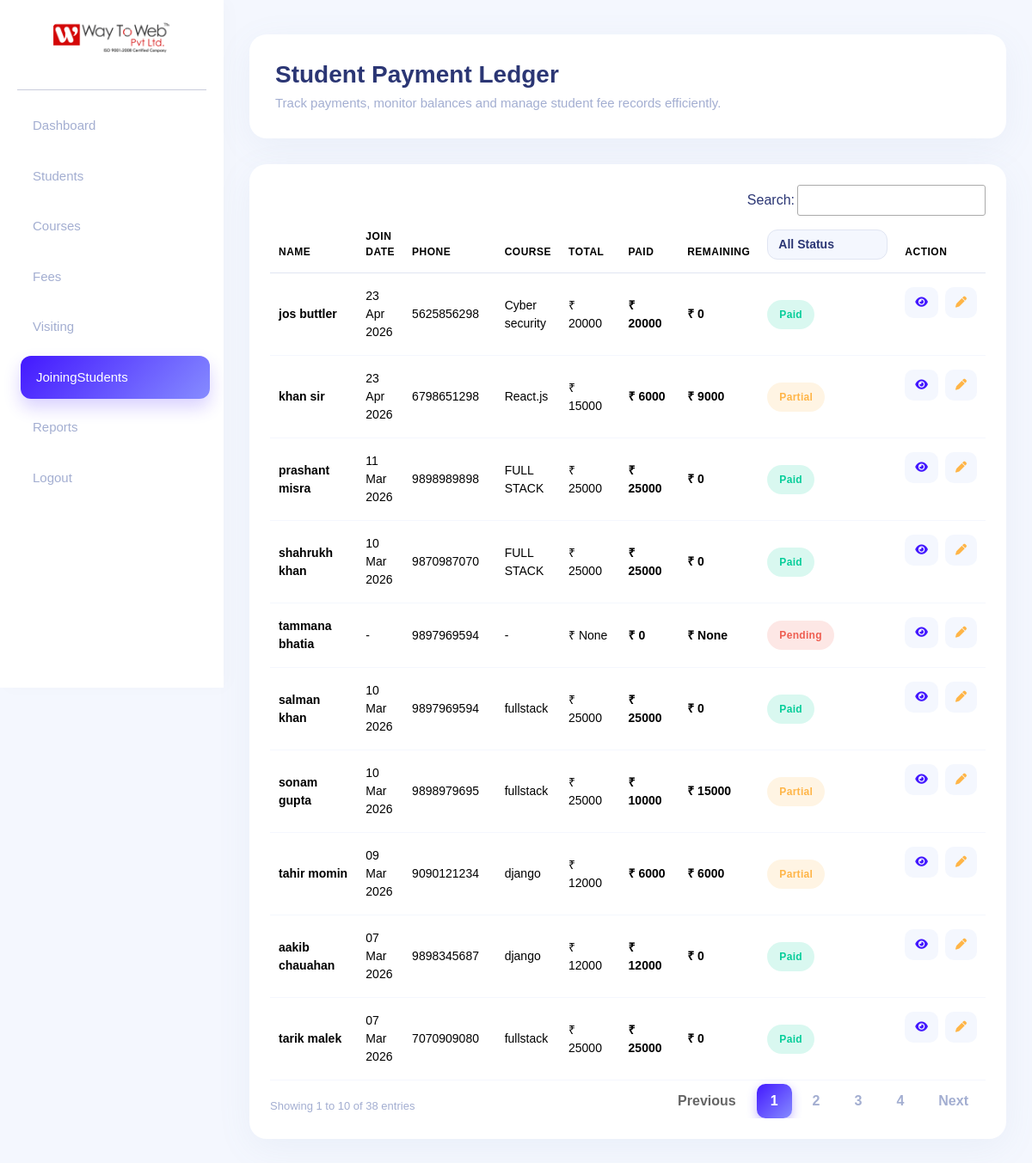
The app's page /JoiningStudents/ with its own data.
### appname/models.py (models this page shows, shortened)
class Student(models.Model):
    FNAME = models.CharField(max_length=50)
    LNAME = models.CharField(max_length=50)
    BIRTHDAY = models.DateField(null=True, blank=True)
    GENDER = models.CharField(max_length=10, blank=True)
    EMAIL = models.EmailField(unique=False)
    PHONE = models.CharField(max_length=10, blank=True)
    ADDRESS = models.CharField(max_length=200, blank=True)
    CITY = models.CharField(max_length=50, blank=True)
    COLLEGENAME = models.CharField(max_length=100, blank=True)
    QUALIFICATION = models.CharField(max_length=50, blank=True, null=True)
    BRANCH = models.CharField(max_length=50, blank=True)
    PASSING_YEAR = models.CharField(max_length=10, blank=True)
    TECHNOLOGY = models.CharField(max_length=50, blank=True)
    STATUS_CHOICES = [
        ('visiting', 'Visiting'),
        ('adjoining', 'Adjoining'),
        ('pending', 'Pending'),
        ('rejected', 'Rejected'),
    ]
    status = models.CharField(
        max_length=20,
        choices=STATUS_CHOICES,
        default='visiting'
    )
    visiting_at = models.DateTimeField(auto_now_add=True)
    joining_at = models.DateTimeField(null=True, blank=True)
    COURSE_CHOICES = [
        ('python', 'Python'),
        ('django', 'Django'),
        ('fullstack', 'Full Stack'),
    ]
    course = models.CharField(
        max_length=50,
        choices=COURSE_CHOICES,
        null=True,
        blank=True
    )
    total_fees = models.IntegerField(null=True, blank=True)
    paid_fees = models.IntegerField(default=0)
    remaining_fees = models.IntegerField(null=True, blank=True)
    payment_method = models.CharField(max_length=50, null=True, blank=True)

### appname/views.py (the view)
# urls.py: path("JoiningStudents/", JoiningStudents, name="JoiningStudents"),
def JoiningStudents(request):
    students = Student.objects.filter(status='adjoining').order_by('-id')
    total = students.count()
    return render(request, 'JoiningStudents.html', {
        'students': students,
        'total': total
    })

### templates/JoiningStudents.html (shortened to what this page needs)
{% load static %}
<!DOCTYPE html>
<html lang="en">
<head>
<link href="https://cdn.jsdelivr.net/npm/bootstrap@5.3.3/dist/css/bootstrap.min.css" rel="stylesheet">
<link rel="stylesheet" href="https://cdn.datatables.net/1.13.8/css/jquery.dataTables.min.css">
<link rel="stylesheet" href="https://cdn.datatables.net/buttons/2.4.2/css/buttons.dataTables.min.css">
<link href="https://cdnjs.cloudflare.com/ajax/libs/font-awesome/6.5.1/css/all.min.css" rel="stylesheet">
</head>
<body>
<div class="sidebar text-center" id="sidebar">
<div class="sidebar-logo">
    <img src="{% static 'images/logo.png' %}" alt="Way To Web">
</div>
<hr>
<a href="/dashboard/">Dashboard</a>
<a href="/students/">Students</a>
<a href="/courses/">Courses</a>
<a href="/fees/">Fees</a>
<a href="/visiting/">Visiting</a>
<a class="active" href="/JoiningStudents/">JoiningStudents</a>
<a href="/">Reports</a>
<a href="/">Logout</a>
</div>
<div class="main-content">
<div class="header-card">
<h2>Student Payment Ledger</h2>
<p>Track payments, monitor balances and manage student fee records efficiently.</p>
</div>
<div class="ledger-card">
<div class="table-responsive">
<table id="studentTable" class="table align-middle">
<thead>
<tr>
<th>Name</th>
<th>Join Date</th>
<th>Phone</th>
<th>Course</th>
<th>Total</th>
<th>Paid</th>
<th>Remaining</th>
<th>
<select id="statusFilter" class="form-select form-select-sm">
<option value="">All Status</option>
</select>
</th>
<th>Action</th>
</tr>
</thead>
<tbody>
{% for s in students %}
<tr>
<td>
    <a href="{% url 'student_view' s.id %}" style="text-decoration: none; color: inherit; transition: color 0.2s ease;" onmouseover="this.style.color='#4318ff'" onmouseout="this.style.color='inherit'">
        <strong>{{ s.FNAME }} {{ s.LNAME }}</strong>
    </a>
</td>
<td>{{ s.joining_at|date:"d M Y"|default:"-" }}</td>
<td>{{ s.PHONE }}</td>
<td>{{ s.course|default:"-" }}</td>
<td>₹ {{ s.total_fees }}</td>
<td class="amount-paid">₹ {{ s.paid_fees }}</td>
<td class="amount-remaining">₹ {{ s.remaining_fees }}</td>
<td>
{% if s.remaining_fees == 0 %}
<span class="status-badge badge-paid">Paid</span>
{% elif s.paid_fees == 0 %}
<span class="status-badge badge-pending">Pending</span>
{% else %}
<span class="status-badge badge-partial">Partial</span>
{% endif %}
</td>
<td class="d-flex gap-2">
<a href="{% url 'student_view' s.id %}" class="btn btn-view btn-sm">
<i class="fa fa-eye"></i>
</a>
<a href="{% url 'student_edit' s.id %}" class="btn btn-edit btn-sm">
<i class="fa fa-pen"></i>
</a>
</td>
</tr>
{% endfor %}
</tbody>
</table>
</div>
</div>
</div>
</body>
</html>

### templates/JoiningStudents.html (style rules this page uses)
body { background: #f4f7fe; overflow-x: hidden; font-family: "Poppins", sans-serif; color: #2b3674; margin: 0; }
* { -ms-overflow-style: none; scrollbar-width: none; }
a { text-decoration: none !important; }
.sidebar { position: fixed; top: 0; left: 0; width: 260px; height: 100vh; background: #ffffff; padding: 25px 20px; overflow-y: auto; z-index: 1000; box-shadow: 5px 0 20px rgba(0, 0, 0, 0.02); transition: all 0.3s ease; }
.sidebar img { max-width: 140px; margin-bottom: 25px; border-radius: 12px; }
.sidebar a { display: flex; align-items: center; padding: 14px 18px; margin-bottom: 8px; border-radius: 12px; color: #a3aed1; font-weight: 500; transition: all 0.3s ease; font-size: 15px; }
.sidebar a.active, .sidebar a:hover { background: linear-gradient(135deg, #4318ff 0%, #868cff 100%); color: #ffffff; box-shadow: 0 10px 20px rgba(67, 24, 255, 0.2); transform: translateX(4px); }
.main-content { margin-left: 260px; padding: 40px 30px; }
.header-card { background: #ffffff; border-radius: 20px; padding: 30px; margin-bottom: 30px; box-shadow: 0 10px 40px rgba(112, 144, 176, 0.08); }
.header-card h2 { font-weight: 700; color: #2b3674; font-size: 28px; margin-bottom: 5px; }
.header-card p { color: #a3aed1; font-weight: 500; font-size: 15px; margin: 0; }
.ledger-card { background: #ffffff; border-radius: 20px; padding: 24px; box-shadow: 0 10px 40px rgba(112, 144, 176, 0.08); }
table { border-collapse: collapse !important; border-spacing: 0; width: 100%; }
thead th { border-bottom: 1px solid #e0e5f2 !important; color: #a3aed1; font-weight: 600; text-transform: uppercase; font-size: 12px; letter-spacing: 0.5px; padding: 15px 10px !important; background: none !important; }
tbody tr { border-bottom: 1px solid #f4f7fe; transition: 0.2s ease; }
tbody td { padding: 16px 10px !important; color: #2b3674; font-weight: 500; font-size: 14px; vertical-align: middle; border: none !important; }
.amount-paid { color: #05cd99; font-weight: 600; }
.amount-remaining { color: #ee5d50; font-weight: 700; }
.status-badge { padding: 8px 14px; border-radius: 20px; font-size: 12px; font-weight: 600; letter-spacing: 0.3px; display: inline-block; }
.badge-paid { background: rgba(5, 205, 153, 0.15); color: #05cd99; }
.badge-pending { background: rgba(238, 93, 80, 0.15); color: #ee5d50; }
.badge-partial { background: rgba(255, 181, 71, 0.15); color: #ffb547; }
.btn-view { background: #f4f7fe; color: #4318ff; border-radius: 10px; font-size: 13px; border: none; padding: 8px 12px; transition: all 0.3s ease; }
.btn-edit { background: #f4f7fe; color: #ffb547; border-radius: 10px; font-size: 13px; border: none; padding: 8px 12px; transition: all 0.3s ease; }
#statusFilter { border-radius: 12px; padding: 6px 12px; border: 1px solid #e0e5f2; background: #f4f7fe; color: #2b3674; font-weight: 600; outline: none; transition: 0.3s; width: 140px; }

### records on screen
Student: FNAME "jos", LNAME "buttler", joining_at "23 Apr 2026", PHONE "5625856298", course "Cyber security", total_fees "20000", paid_fees "20000", remaining_fees "0", shows "Paid"
Student: FNAME "khan", LNAME "sir", joining_at "23 Apr 2026", PHONE "6798651298", course "React.js", total_fees "15000", paid_fees "6000", remaining_fees "9000", shows "Partial"
Student: FNAME "prashant", LNAME "misra", joining_at "11 Mar 2026", PHONE "9898989898", course "FULL STACK", total_fees "25000", paid_fees "25000", remaining_fees "0", shows "Paid"
Student: FNAME "shahrukh", LNAME "khan", joining_at "10 Mar 2026", PHONE "9870987070", course "FULL STACK", total_fees "25000", paid_fees "25000", remaining_fees "0", shows "Paid"
Student: FNAME "tammana", LNAME "bhatia", joining_at "-", PHONE "9897969594", course "-", total_fees "None", paid_fees "0", remaining_fees "None", shows "Pending"
Student: FNAME "salman", LNAME "khan", joining_at "10 Mar 2026", PHONE "9897969594", course "fullstack", total_fees "25000", paid_fees "25000", remaining_fees "0", shows "Paid"
Student: FNAME "sonam", LNAME "gupta", joining_at "10 Mar 2026", PHONE "9898979695", course "fullstack", total_fees "25000", paid_fees "10000", remaining_fees "15000", shows "Partial"
Student: FNAME "tahir", LNAME "momin", joining_at "09 Mar 2026", PHONE "9090121234", course "django", total_fees "12000", paid_fees "6000", remaining_fees "6000", shows "Partial"
Student: FNAME "aakib", LNAME "chauahan", joining_at "07 Mar 2026", PHONE "9898345687", course "django", total_fees "12000", paid_fees "12000", remaining_fees "0", shows "Paid"
Student: FNAME "tarik", LNAME "malek", joining_at "07 Mar 2026", PHONE "7070909080", course "fullstack", total_fees "25000", paid_fees "25000", remaining_fees "0", shows "Paid"
